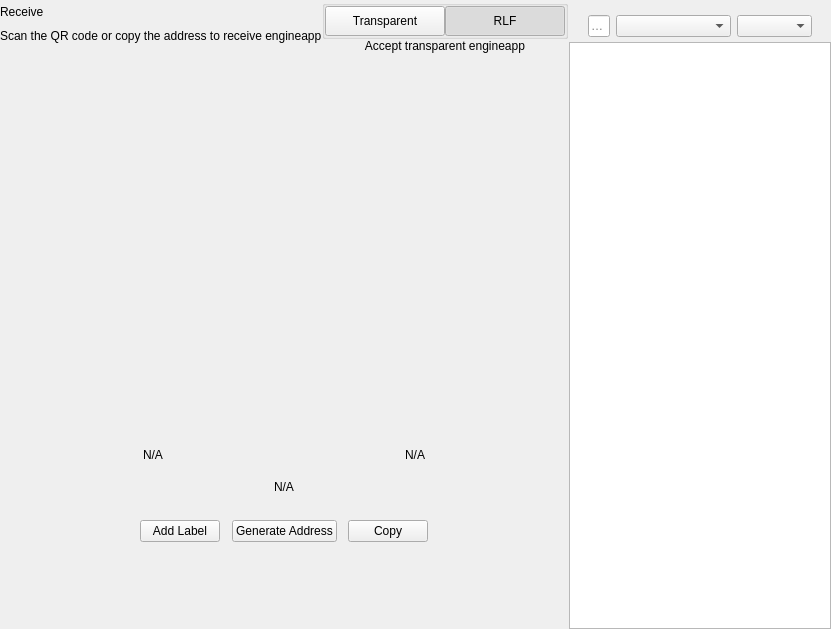
<?xml version="1.0" encoding="UTF-8"?>
<ui version="4.0">
 <class>ReceiveWidget</class>
 <widget class="QWidget" name="ReceiveWidget">
  <property name="geometry">
   <rect>
    <x>0</x>
    <y>0</y>
    <width>819</width>
    <height>629</height>
   </rect>
  </property>
  <property name="minimumSize">
   <size>
    <width>0</width>
    <height>0</height>
   </size>
  </property>
  <property name="windowTitle">
   <string notr="true">N/A</string>
  </property>
  <layout class="QHBoxLayout" name="horizontalLayout_2" stretch="2,1">
   <property name="spacing">
    <number>0</number>
   </property>
   <property name="leftMargin">
    <number>0</number>
   </property>
   <property name="topMargin">
    <number>0</number>
   </property>
   <property name="rightMargin">
    <number>0</number>
   </property>
   <property name="bottomMargin">
    <number>0</number>
   </property>
   <item>
    <widget class="QWidget" name="left" native="true">
     <layout class="QVBoxLayout" name="verticalLayout_3">
      <property name="leftMargin">
       <number>0</number>
      </property>
      <property name="topMargin">
       <number>0</number>
      </property>
      <property name="rightMargin">
       <number>0</number>
      </property>
      <property name="bottomMargin">
       <number>0</number>
      </property>
      <item>
       <layout class="QVBoxLayout" name="verticalLayout_2">
        <property name="spacing">
         <number>0</number>
        </property>
        <property name="leftMargin">
         <number>0</number>
        </property>
        <item>
         <layout class="QHBoxLayout" name="horizontalLayout_3">
          <property name="spacing">
           <number>0</number>
          </property>
          <item>
           <layout class="QVBoxLayout" name="verticalLayout_4">
            <property name="spacing">
             <number>5</number>
            </property>
            <item>
             <widget class="QLabel" name="labelTitle">
              <property name="text">
               <string>Receive</string>
              </property>
             </widget>
            </item>
            <item alignment="Qt::AlignTop">
             <widget class="QLabel" name="labelSubtitle1">
              <property name="text">
               <string>Scan the QR code or copy the address to receive engineapp</string>
              </property>
             </widget>
            </item>
           </layout>
          </item>
          <item>
           <spacer name="horizontalSpacer">
            <property name="orientation">
             <enum>Qt::Horizontal</enum>
            </property>
            <property name="sizeHint" stdset="0">
             <size>
              <width>40</width>
              <height>20</height>
             </size>
            </property>
           </spacer>
          </item>
          <item>
           <widget class="QWidget" name="containerViewPrivacyChecks" native="true">
            <layout class="QVBoxLayout" name="containerPrivacyChecks">
             <property name="spacing">
              <number>0</number>
             </property>
             <property name="leftMargin">
              <number>0</number>
             </property>
             <property name="topMargin">
              <number>0</number>
             </property>
             <property name="rightMargin">
              <number>0</number>
             </property>
             <property name="bottomMargin">
              <number>0</number>
             </property>
             <item alignment="Qt::AlignHCenter|Qt::AlignVCenter">
              <widget class="QGroupBox" name="groupBox">
               <property name="title">
                <string/>
               </property>
               <layout class="QHBoxLayout" name="horizontalLayout_2_1">
                <property name="spacing">
                 <number>0</number>
                </property>
                <property name="leftMargin">
                 <number>0</number>
                </property>
                <property name="topMargin">
                 <number>0</number>
                </property>
                <property name="rightMargin">
                 <number>0</number>
                </property>
                <property name="bottomMargin">
                 <number>0</number>
                </property>
                <item>
                 <widget class="QPushButton" name="pushLeft">
                  <property name="minimumSize">
                   <size>
                    <width>120</width>
                    <height>30</height>
                   </size>
                  </property>
                  <property name="maximumSize">
                   <size>
                    <width>120</width>
                    <height>30</height>
                   </size>
                  </property>
                  <property name="focusPolicy">
                   <enum>Qt::NoFocus</enum>
                  </property>
                  <property name="text">
                   <string>Transparent</string>
                  </property>
                  <property name="checkable">
                   <bool>true</bool>
                  </property>
                  <property name="autoExclusive">
                   <bool>true</bool>
                  </property>
                 </widget>
                </item>
                <item>
                 <widget class="QPushButton" name="pushRight">
                  <property name="minimumSize">
                   <size>
                    <width>120</width>
                    <height>30</height>
                   </size>
                  </property>
                  <property name="maximumSize">
                   <size>
                    <width>120</width>
                    <height>30</height>
                   </size>
                  </property>
                  <property name="focusPolicy">
                   <enum>Qt::NoFocus</enum>
                  </property>
                  <property name="text">
                   <string>RLF</string>
                  </property>
                  <property name="checkable">
                   <bool>true</bool>
                  </property>
                  <property name="checked">
                   <bool>true</bool>
                  </property>
                  <property name="autoExclusive">
                   <bool>true</bool>
                  </property>
                 </widget>
                </item>
               </layout>
              </widget>
             </item>
             <item alignment="Qt::AlignHCenter|Qt::AlignTop">
              <widget class="QLabel" name="labelSubtitle2">
               <property name="text">
                <string>Accept transparent engineapp</string>
               </property>
               <property name="alignment">
                <set>Qt::AlignRight|Qt::AlignTrailing|Qt::AlignVCenter</set>
               </property>
              </widget>
             </item>
            </layout>
           </widget>
          </item>
         </layout>
        </item>
        <item>
         <spacer name="verticalSpacer_2">
          <property name="orientation">
           <enum>Qt::Vertical</enum>
          </property>
          <property name="sizeType">
           <enum>QSizePolicy::Expanding</enum>
          </property>
          <property name="sizeHint" stdset="0">
           <size>
            <width>20</width>
            <height>50</height>
           </size>
          </property>
         </spacer>
        </item>
        <item alignment="Qt::AlignHCenter">
         <widget class="QWidget" name="layoutQR" native="true">
          <property name="maximumSize">
           <size>
            <width>510</width>
            <height>16777215</height>
           </size>
          </property>
          <layout class="QVBoxLayout" name="verticalLayoutQr">
           <item>
            <spacer name="verticalSpacer11">
             <property name="orientation">
              <enum>Qt::Vertical</enum>
             </property>
             <property name="sizeType">
              <enum>QSizePolicy::Fixed</enum>
             </property>
             <property name="sizeHint" stdset="0">
              <size>
               <width>20</width>
               <height>20</height>
              </size>
             </property>
            </spacer>
           </item>
           <item alignment="Qt::AlignHCenter">
            <widget class="QLabel" name="labelQrImg">
             <property name="minimumSize">
              <size>
               <width>260</width>
               <height>260</height>
              </size>
             </property>
             <property name="maximumSize">
              <size>
               <width>260</width>
               <height>260</height>
              </size>
             </property>
             <property name="text">
              <string/>
             </property>
             <property name="alignment">
              <set>Qt::AlignCenter</set>
             </property>
            </widget>
           </item>
           <item>
            <spacer name="verticalSpacer_21">
             <property name="orientation">
              <enum>Qt::Vertical</enum>
             </property>
             <property name="sizeType">
              <enum>QSizePolicy::Fixed</enum>
             </property>
             <property name="sizeHint" stdset="0">
              <size>
               <width>20</width>
               <height>30</height>
              </size>
             </property>
            </spacer>
           </item>
           <item>
            <widget class="QWidget" name="widget" native="true">
             <property name="minimumSize">
              <size>
               <width>0</width>
               <height>0</height>
              </size>
             </property>
             <layout class="QHBoxLayout" name="horizontalLayout_5">
              <item>
               <widget class="QLabel" name="labelLabel">
                <property name="text">
                 <string notr="true">N/A</string>
                </property>
               </widget>
              </item>
              <item>
               <spacer name="horizontalSpacer_2">
                <property name="orientation">
                 <enum>Qt::Horizontal</enum>
                </property>
                <property name="sizeHint" stdset="0">
                 <size>
                  <width>141</width>
                  <height>20</height>
                 </size>
                </property>
               </spacer>
              </item>
              <item>
               <widget class="QLabel" name="labelDate">
                <property name="text">
                 <string notr="true">N/A</string>
                </property>
                <property name="alignment">
                 <set>Qt::AlignRight|Qt::AlignTrailing|Qt::AlignVCenter</set>
                </property>
               </widget>
              </item>
             </layout>
            </widget>
           </item>
           <item>
            <widget class="QLabel" name="labelAddress">
             <property name="sizePolicy">
              <sizepolicy hsizetype="Expanding" vsizetype="Preferred">
               <horstretch>0</horstretch>
               <verstretch>0</verstretch>
              </sizepolicy>
             </property>
             <property name="minimumSize">
              <size>
               <width>300</width>
               <height>0</height>
              </size>
             </property>
             <property name="text">
              <string notr="true">N/A</string>
             </property>
             <property name="alignment">
              <set>Qt::AlignCenter</set>
             </property>
            </widget>
           </item>
           <item>
            <spacer name="verticalSpacer_4">
             <property name="orientation">
              <enum>Qt::Vertical</enum>
             </property>
             <property name="sizeType">
              <enum>QSizePolicy::Fixed</enum>
             </property>
             <property name="sizeHint" stdset="0">
              <size>
               <width>20</width>
               <height>20</height>
              </size>
             </property>
            </spacer>
           </item>
           <item>
            <layout class="QHBoxLayout" name="horizontalLayout_4">
             <item alignment="Qt::AlignHCenter">
              <widget class="QPushButton" name="pushButtonLabel">
               <property name="focusPolicy">
                <enum>Qt::NoFocus</enum>
               </property>
               <property name="text">
                <string>Add Label</string>
               </property>
              </widget>
             </item>
             <item alignment="Qt::AlignHCenter">
              <widget class="QPushButton" name="pushButtonNewAddress">
               <property name="focusPolicy">
                <enum>Qt::NoFocus</enum>
               </property>
               <property name="text">
                <string>Generate Address</string>
               </property>
              </widget>
             </item>
             <item alignment="Qt::AlignHCenter">
              <widget class="QPushButton" name="pushButtonCopy">
               <property name="focusPolicy">
                <enum>Qt::NoFocus</enum>
               </property>
               <property name="text">
                <string>Copy</string>
               </property>
              </widget>
             </item>
            </layout>
           </item>
           <item>
            <spacer name="verticalSpacer_3">
             <property name="orientation">
              <enum>Qt::Vertical</enum>
             </property>
             <property name="sizeType">
              <enum>QSizePolicy::Expanding</enum>
             </property>
             <property name="sizeHint" stdset="0">
              <size>
               <width>20</width>
               <height>20</height>
              </size>
             </property>
            </spacer>
           </item>
          </layout>
         </widget>
        </item>
        <item>
         <spacer name="verticalSpacer">
          <property name="orientation">
           <enum>Qt::Vertical</enum>
          </property>
          <property name="sizeHint" stdset="0">
           <size>
            <width>20</width>
            <height>40</height>
           </size>
          </property>
         </spacer>
        </item>
       </layout>
      </item>
     </layout>
    </widget>
   </item>
   <item>
    <widget class="QWidget" name="right" native="true">
     <layout class="QVBoxLayout" name="verticalLayout_5">
      <property name="spacing">
       <number>0</number>
      </property>
      <property name="leftMargin">
       <number>1</number>
      </property>
      <property name="topMargin">
       <number>0</number>
      </property>
      <property name="rightMargin">
       <number>0</number>
      </property>
      <property name="bottomMargin">
       <number>0</number>
      </property>
      <item>
       <layout class="QVBoxLayout" name="container_right">
        <property name="spacing">
         <number>0</number>
        </property>
        <property name="leftMargin">
         <number>0</number>
        </property>
        <property name="rightMargin">
         <number>0</number>
        </property>
        <item>
         <layout class="QVBoxLayout" name="verticalLayout">
          <property name="spacing">
           <number>6</number>
          </property>
          <property name="leftMargin">
           <number>19</number>
          </property>
          <property name="rightMargin">
           <number>19</number>
          </property>
          <item>
           <widget class="OptionButton" name="btnRequest" native="true"/>
          </item>
          <item>
           <widget class="OptionButton" name="btnMyAddresses" native="true">
            <property name="sizePolicy">
             <sizepolicy hsizetype="Preferred" vsizetype="Minimum">
              <horstretch>0</horstretch>
              <verstretch>0</verstretch>
             </sizepolicy>
            </property>
           </widget>
          </item>
         </layout>
        </item>
        <item>
         <widget class="QWidget" name="sortWidget" native="true">
          <layout class="QHBoxLayout" name="horizontalLayout_6">
           <property name="leftMargin">
            <number>19</number>
           </property>
           <property name="rightMargin">
            <number>19</number>
           </property>
           <property name="bottomMargin">
            <number>5</number>
           </property>
           <item>
            <widget class="QLineEdit" name="lineEditFilter">
             <property name="sizePolicy">
              <sizepolicy hsizetype="Expanding" vsizetype="Fixed">
               <horstretch>0</horstretch>
               <verstretch>0</verstretch>
              </sizepolicy>
             </property>
             <property name="minimumSize">
              <size>
               <width>0</width>
               <height>0</height>
              </size>
             </property>
             <property name="contextMenuPolicy">
              <enum>Qt::DefaultContextMenu</enum>
             </property>
             <property name="acceptDrops">
              <bool>false</bool>
             </property>
             <property name="maxLength">
              <number>40</number>
             </property>
             <property name="placeholderText">
              <string>Filter</string>
             </property>
            </widget>
           </item>
           <item>
            <spacer name="horizontalSpacer_3">
             <property name="orientation">
              <enum>Qt::Horizontal</enum>
             </property>
             <property name="sizeType">
              <enum>QSizePolicy::Preferred</enum>
             </property>
             <property name="sizeHint" stdset="0">
              <size>
               <width>20</width>
               <height>20</height>
              </size>
             </property>
            </spacer>
           </item>
           <item>
            <widget class="QComboBox" name="comboBoxSort">
             <property name="sizePolicy">
              <sizepolicy hsizetype="Preferred" vsizetype="Fixed">
               <horstretch>0</horstretch>
               <verstretch>0</verstretch>
              </sizepolicy>
             </property>
             <property name="minimumSize">
              <size>
               <width>115</width>
               <height>0</height>
              </size>
             </property>
            </widget>
           </item>
           <item>
            <widget class="QComboBox" name="comboBoxSortOrder">
             <property name="sizePolicy">
              <sizepolicy hsizetype="Preferred" vsizetype="Fixed">
               <horstretch>0</horstretch>
               <verstretch>0</verstretch>
              </sizepolicy>
             </property>
             <property name="minimumSize">
              <size>
               <width>75</width>
               <height>0</height>
              </size>
             </property>
            </widget>
           </item>
          </layout>
          <zorder>comboBoxSort</zorder>
          <zorder>comboBoxSortOrder</zorder>
          <zorder>lineEditFilter</zorder>
         </widget>
        </item>
        <item>
         <widget class="QListView" name="listViewAddress"/>
        </item>
       </layout>
      </item>
     </layout>
    </widget>
   </item>
  </layout>
 </widget>
 <customwidgets>
  <customwidget>
   <class>OptionButton</class>
   <extends>QWidget</extends>
   <header>qt/mubdi/optionbutton.h</header>
   <container>1</container>
  </customwidget>
 </customwidgets>
 <resources/>
 <connections/>
</ui>
